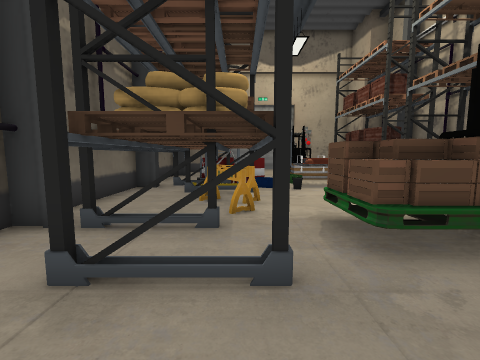
View 1 (above)

15 first-person views from a walk through a Unity game level. The camera is 1.2 m above the floor, tilts 6° down and sees 90° across. The floor is counted in squares, 1 m on a side. Each view is taken from the middle of a square. On the plan, view 1 faces up. The plan holds only what a view shows up to about 12 squares ahead; the rest is blank. The place goes on beyond the plan. The player is left out.

View 2
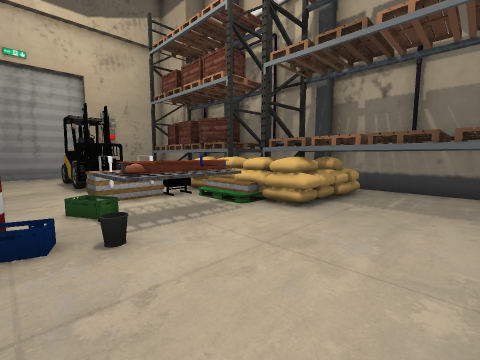

View 3
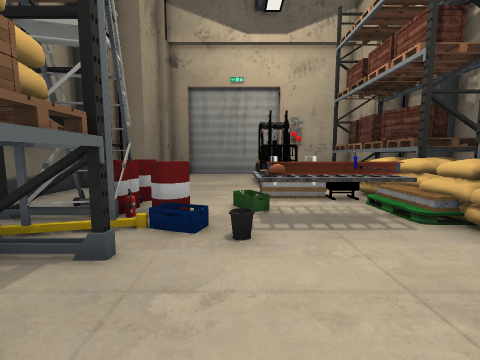

View 4
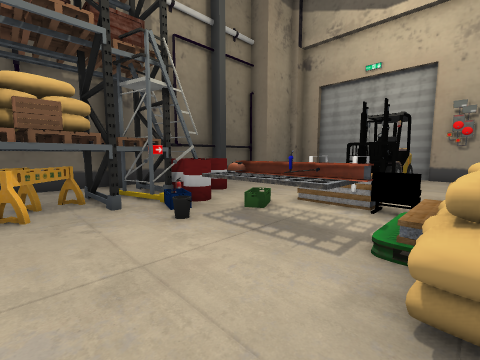

View 5
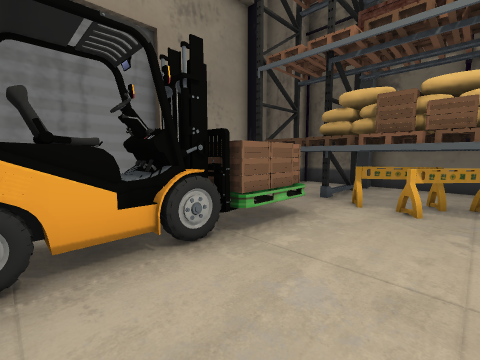

View 6
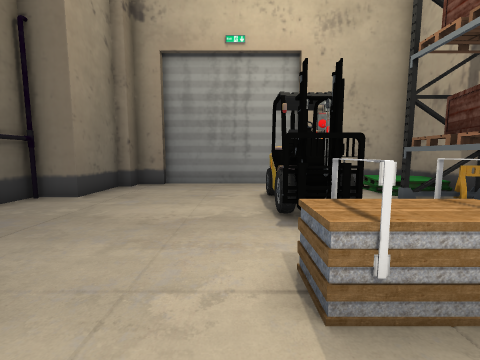

View 7
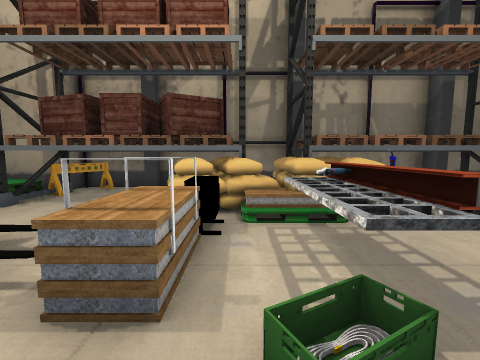

View 8
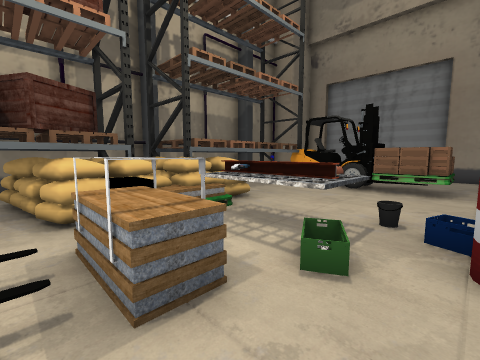

View 9
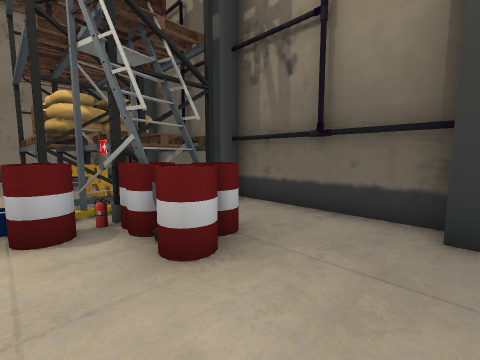

View 10
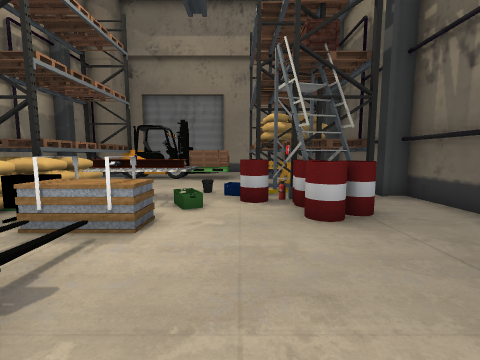

View 11
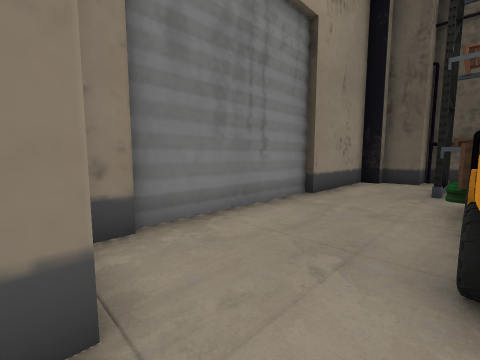

View 12
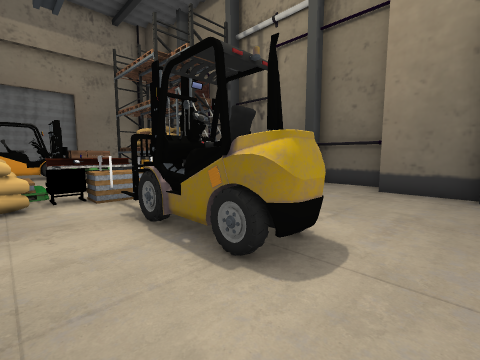

View 13
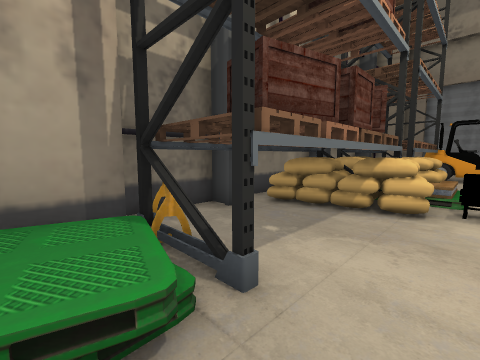

View 14
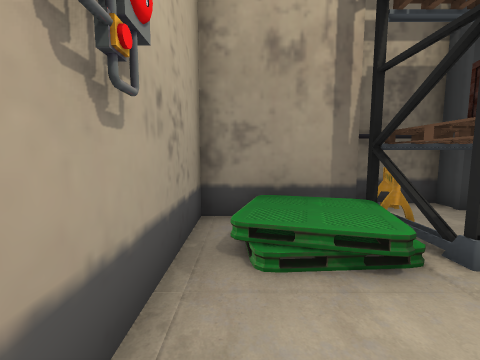

View 15
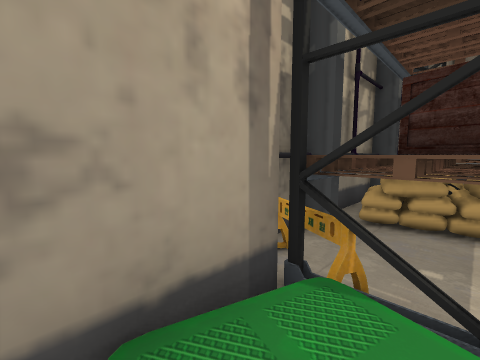

### Floor plan
Key: @ floor where view 1 was taken; # wall or solid block; . main floor; : floor 0.5 m higher than the main floor; / step, stairs or slope; ^ raised ledge; B box; A barrel; L ladder; S sack; F fence; O other object.
Columns run from 4 left of view 1 to 10 right of it. Each row starts with its distance up from view 1.
 20   ###########.
 19  ##........//#
 18  #.........::#
 17 ##.....OO..//##
 16 #......OO..BOF#
 15 #......OO..BBO#
 14 #......OO..BB##
 13 #..........BSS#
 12 #..A...OO^SBBS#
 11 #.AA......SSSS#
 10 #..A.A.OO.SSSS#
  9 ##OLLA.OOOOOO##
  8 #OOOO.....SSSS#
  7 #OSBB......OOO#
  6 #O  B......OOO#
  5 #OO F......OOO#
  4 ##OOO.BBOOOOO##
  3 #.OOO.BBOOOO..#
  2 #..  .........#
  1 ##...........##
  0  ##.@........
 -1   ###########

Positions as (right, up) in squares from view 1, and headings:
1: (0, 0), facing up
2: (1, 5), facing up-right
3: (2, 5), facing up
4: (6, 6), facing up-left
5: (6, 7), facing down-left
6: (2, 10), facing up
7: (1, 11), facing right
8: (1, 13), facing down-right
9: (1, 14), facing down-left
10: (1, 16), facing down
11: (9, 3), facing down-left
12: (6, 19), facing down-left
13: (5, 18), facing down-right
14: (4, 19), facing right
15: (7, 19), facing down-right
